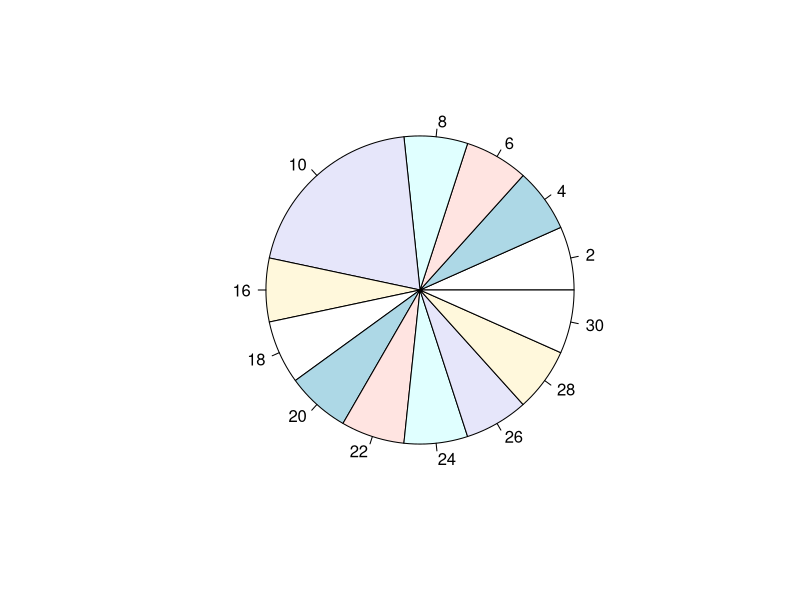
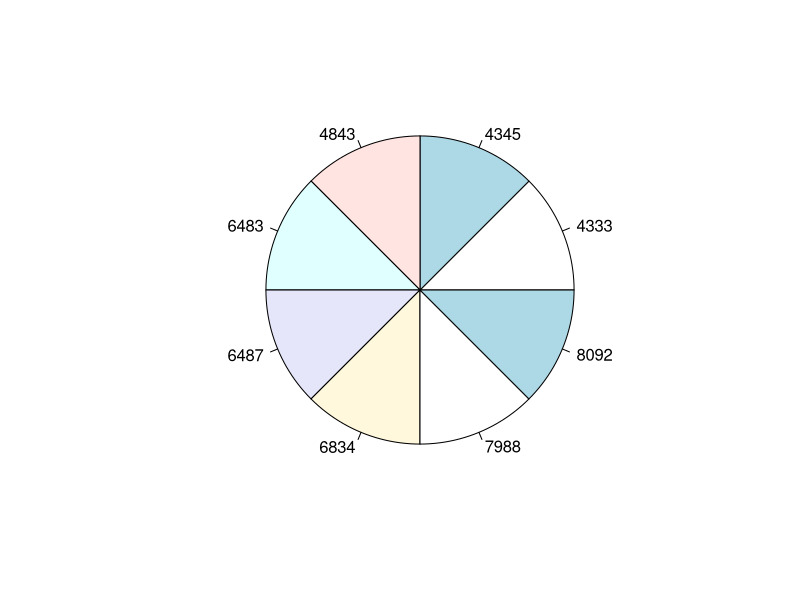
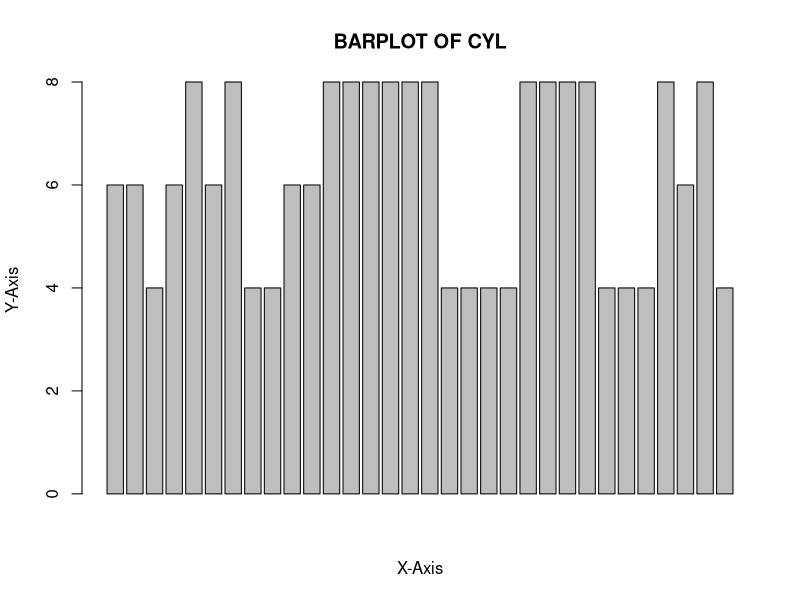
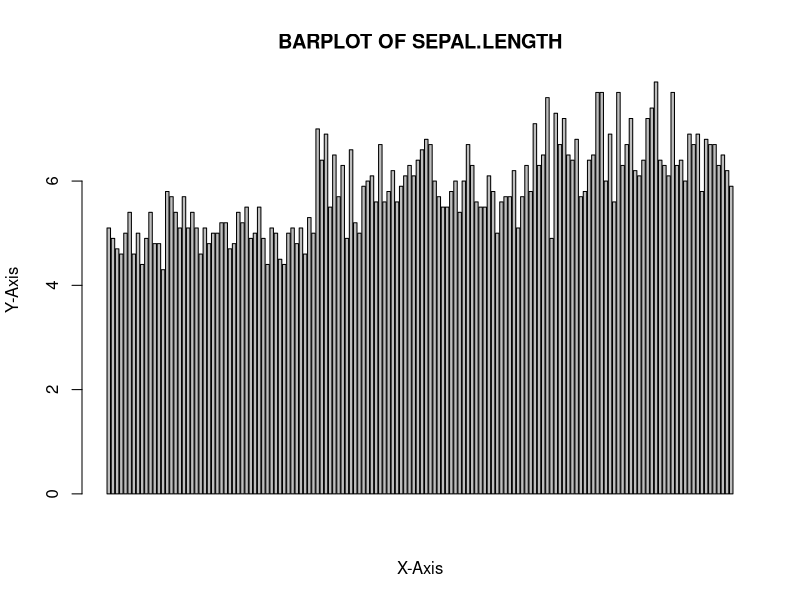
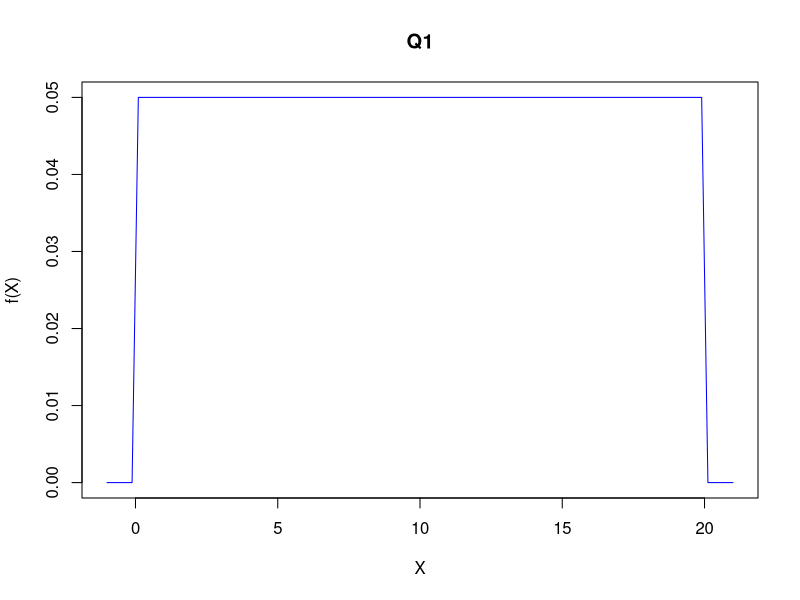
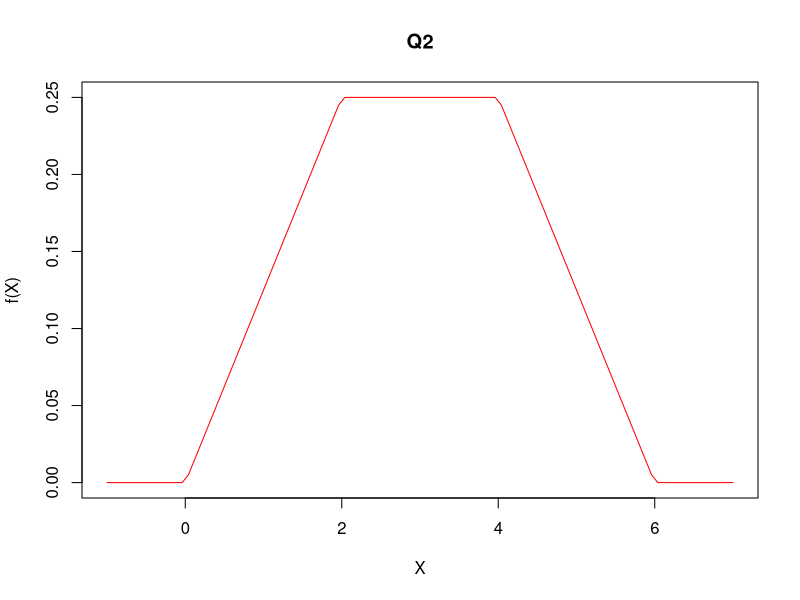
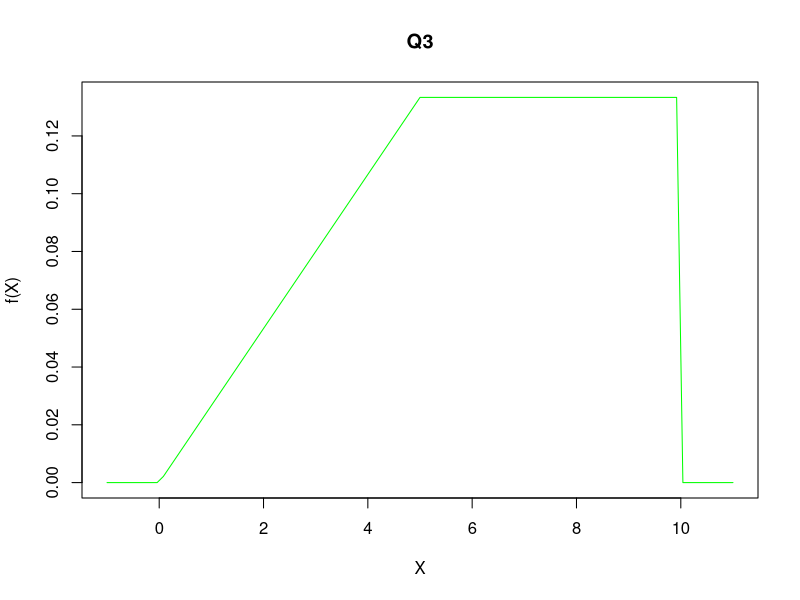
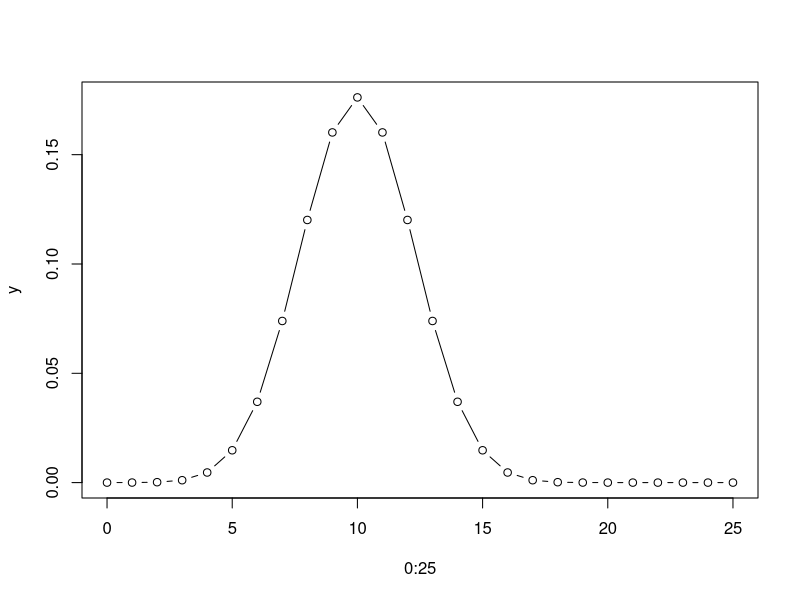

Write R code to recreate these figures, in order.
# part I
# Name <- "sumit vitthal Desai"
# print(class(Name))
# age <- 18L
# print(class(age))
# College_Name <- "CTU"
# print(class(College_Name))

# Part II
# ctrl + shift + c == comments out selected area
# phy <- 81
# chem <- 90
# maths <- 97
# total <- phy + chem + maths
# avg <- total / 3
# print(avg)
# 

# part III
# #Generating Sequences with seq()
# vect1 <- seq(from = -10, to = 10, by = 1)
# vect2 <- seq(from = 2, to = 20, by = 2)

# part IV
# # Repeating Values with rep()
# vect3 <- rep(c(1), each = 20)
# vect4 <- rep(c(1, 2, 3), each = 3)
# vect5 <- seq(from = 5, to = 150, by = 5)

# 
# s <- seq(from = 50, to = 100, by = 10)
# u <- rep(c(2, 4, 5), each = 5)

height <- c(10, 20, 30, 40, 50)
weights <- c(55, 56, 57, 58, 59)
table <- data.frame(Height = height, Weight = weights)
print(table)
View(table)

# concept filtering data
less_weight <- table[table$Weight > 56, ]
height_less_than_60<- table[table$Height < 60, ]
even_height <- table[table$Height %% 2== 0, ]
variable_weight <- table[table$Weight > 55 & table$Weight < 65, ]
print(less_weight)
# data frame with student name and their marks 
names <- c("Sumit Desai", "Niranjan Gavali", "Ameya Naik", "Anay Mulay")
marks <- c(97, 34, 54, 79)
data <- data.frame(Names = names, Marks = marks)
print(data)
View(data)

# filter students who scored more than 75
marks_more_than_75 <- data[data$Marks > 75, ]
print(marks_more_than_75)

# fucntions in R 
# prime function 
# 
# prime <- function(n){
#   if(n < 2){
#     return(FALSE)
#   }
#   for(i in 2:sqrt(n)){
#     if(n %% i == 0){
#       return(FALSE)
#     }
#   }
#   return(TRUE)
# }
# print(prime(2))
prime <- function(n){
  if(n == 2){
    return(TRUE)
  }
  if(n < 2){
    return(FALSE)
  }
  for (i in 2:floor(sqrt(n))) {
    if(n %% i == 0){
      return(FALSE)
    }
  }
  return(TRUE)
}

prime(2)
# even or odd function
# 
# checker <- function(n){
#   if(n %% 2 == 0){
#     return("EVEN")
#   }
#   else{
#     return("ODD")
#   }
# }
# checker(2)

# Concept: Factorial using Recursion
# 
# fact <- function(n){
#   if(n == 0 | n == 1){
#     return(1)
#   }
#   return(n * fact(n - 1))
# }
# fact(4)


# recursive function
total_sum <- function(n){
  if(n == 0){
    return(0)
  }
  return(n + total_sum(n - 1))
}
total_sum(5)

Employee_Name <- c("sumit", "niranjan", "ameya", "anay", "piyush")
# stipend
salaries <- c(100000, 45000, 34000, 74400, 68000)
data_entry <- data.frame(Names = Employee_Name, Salaries = salaries)
print(data_entry)
View(data_entry)


grthan50k <- data_entry[data_entry$Salaries > 50000, ]



greater_than_50000 <- data_entry[data_entry$Salaries > 50000, ]
print(grthan50k)

# Load the built-in iris dataset and use summary() to analyze it.
View(iris)
summary(iris)

# Create a vector with 15 random numbers and find its mean, median, 
# min, max, and range.
vect <- c(2, 4, 6, 8, 10, 10, 10, 16, 18, 20, 22, 24, 26, 28, 30)
mean(vect)
median(vect)
min(vect)
max(vect)
range(vect)
# 
# unique(): Finds unique values.
# tabulate(): Counts occurrences.
# which.max(): Finds the most frequently occurring value.

# mode function 
getmode <- function(v){
  uniqv <- unique(v)
  uniqv[which.max(tabulate(match(v, uniqv)))]
}
getmode(vect)


getmode <- function(v){
  uniqv <- unique(v)
  uniqv[which.max(tabulate(match(v, uniqv)))]
}
getmode(vect)
pie(table(vect))

# Create a dataset of different types of fruits sold in a store and plot 
# a pie chart.
sold <- c(4333, 7988, 6834, 6487, 6483, 4345, 4843, 8092)
View(sold)
pie(table(sold))

# barplot 
barplot(mtcars$cyl, xlab = "X-Axis", ylab = "Y-Axis", main = "BARPLOT OF CYL")

# Load the iris dataset and create a bar plot for Sepal.Length.
barplot(iris$Sepal.Length, xlab = "X-Axis", ylab = "Y-Axis", main = "BARPLOT OF SEPAL.LENGTH")

View(iris)
summary(iris)

View(mtcars)
summary(mtcars)

print(class(mtcars$disp))

#Creates Probability Dist Table
#x <- start : #end (end is included)
X <- 0:3
PX <- dbinom(X, size = 3, prob = 0.5)
toss <- data.frame(X, PX)
View(toss)

# 
X <- 0:3
# d.r.v == dbinom
PX <- dbinom(X, size = 3, prob = 0.5)
toss <- data.frame(X, PX)
View(toss)

# Compute P(0 ≤ X ≤ 2)
# sum function
p1 <- sum(toss$PX[toss$X >= 0 & toss$X <= 2])
print(p1)

# Compute P(0 ≤ X ≤ 2)
p2 <- sum(toss$PX[toss$X >= 2])
print(p2)

# 4-coin toss and compute P(1≤X≤3).
X <- 0:4
PX <- dbinom(X, size = 4, prob = 0.5)
toss <- data.frame(X, PX)
View(toss)

p <- sum(toss$PX[toss$X >= 1 & toss$X <= 3])
print(p)

#  Probability Distribution for Dice Rolls

# coins - H/T
# X2 <- c()
# PX2 <- c()
# for (h in 0:3) { # number of heads
#   X2 <- c(X2, h-(3 - h))
#   PX2 <- c(PX2, choose(3, h) * (1/2)^3)
# }
# toss <- data.frame(X2, PX2)
# View(toss)
# 

X2 <- c()
PX2 <- c()
for (h in 0:3) {
  X2 <- c(X2, h - (3 - h))
  PX2 <- c(PX2, choose(3, h) * (1/2)^3)
}
toss <- data.frame(X2, PX2)
View(toss)
# Compute P(X < 1)
p1 <- sum(toss$PX2[toss$X2 < 1])
p2 <- sum(toss$PX2[toss$X2 >= 3])


# 3. Probability Distribution for Dice Rolls (Difference Between Two Faces)
X3 <- 0:5 # min_diff = 0, max_diff = 5
PX3 <- numeric(length(X3))

for(m in 1:6){
  for(n in 1:6){
    a <- abs(m - n)
    idx <- which(X3 == a)
    PX3[idx] <- PX3[idx] + 1 # increment
  }
}
PX3 <- PX3 / 36
toss <- data.frame(X3, PX3)
View(toss)
print(sum(toss$PX3))

p3 <- toss$PX3[toss$X3 < 1]
p4 <- sum(toss$PX3[toss$X3 >= 2])



# practice
X4 <- 2:12
PX4 <- numeric(length(X4))

for(m in 1:6){
  for(n in 1:6){
    a <- m + n
    idx <- which(X4 == a)
    PX4[idx] = PX4[idx] + 1
  }
}
PX4 <- PX4 / 36
toss <- data.frame(X4, PX4)
View(toss)
print(sum(toss$PX4))


X5 <- 0:5
PX5 <- numeric(length(X5))

for(i in 1:6){
  for(j in 1:6){
    ans <- abs(i - j)
    idx <- which(X5 == ans)
    PX5[idx] = PX5[idx] + 1
  }
}
PX5 <- PX5 / 36
toss <- data.frame(X5, PX5)
View(toss)

P <- sum(toss$PX5[toss$X5 >= 1 & toss$X5 <= 3])
print(p)


# difference between three dice
X <- -11:4
PX <- numeric(length(X))
for(i in 1:6){
  for(j in 1:6){
    for(k in 1:6){
      a <- i - ( j + k)
      id <- which(X == a)
      PX[id] <- PX[id] + 1
    }
  }
}
PX <- PX/6^3
toss <- data.frame(X, PX)
View(toss)
print(sum(toss$PX))


# 5. Probability Distribution for Product of Dice Rolls
# x <- 1:36
# Px <- numeric(length(x))
# for(i in 1:6){
#   for(j in 1:6){
#     a  <- i * j
#     id <- which(x == a)
#     Px[id] = Px[id] + 1
#   }
# }
# Px <- Px/36
# toss <- data.frame(x, Px)
# View(toss)
# print(sum(toss$Px))


# Simulate 5 dice rolls and find the probability distribution of their sum.
x <- 5:30
Px <- numeric(length(x))
for(i in 1:6){
  for(j in 1:6){
    for(k in 1:6){
      for(l in 1:6){
        for(m in 1:6){
          a <- i + j + k + l + m
          id <- which(x == a)
          Px[id] <- Px[id] + 1
        }
      }
    }
  }
}
Px <- Px / 6^5
toss <- data.frame(x, Px)
View(toss)
print(sum(toss$Px))


# Compute P(X≥2) for a 5-coin toss.
# X <- 0:5
# PX <- dbinom(X, size = 5, prob = 0.5)
# toss <- data.frame(X, PX)
# View(toss)
# print(sum(toss$PX))
# 
# p <- sum(toss$PX[toss$X >= 2])
# print(p)
# 
# 
# X <- 1:6^3
# PX <- numeric(length(X))
# for(i in 1:6){
#   for(j in 1:6){
#     for(k in 1:6){
#       a <- i * j * k
#       id <- which(X == a)
#       PX[id] = PX[id] + 1
#     }
#   }
# }
# PX <- PX/ 6^3
# toss <- data.frame(X, PX)
# View(toss)
# print(sum(toss$PX))

#Modify the code to compute the 
#probability distribution for 4 coin tosses and find:
# P(−2≤X2≤2)
# P(X2>2)

X <- c()
PX <- c()
for(h in 0:4){
  X <- c(X, h - (4 - h))
  PX <- c(PX, choose(4, h) * (0.5)^4)
}
toss <- data.frame(X, PX)
View(toss)
print(sum(toss$PX))



# probability density functions 
# 1st one 
cp1 <- function(x){
  ifelse(x >= 0 & x <= 20, 1/20, 0)
}
# 2nd one 
cp2 <- function(x){
  ifelse(x >= 0 & x < 2, x/8, 
         ifelse(x >= 2 & x < 4, 1/4, 
                ifelse(x >= 4 & x < 6, -(x/8) + (3/4), 0)))
}
# 3rd one 
cp3 <- function(x){
  ifelse(x >= 0 & x <= 5, (2/75) * x, 
         ifelse(x > 5 & x <= 10, 2/15, 0))
}

curve(cp1, -1, 21, col="blue", main="Q1", xlab = "X", ylab = "f(X)")
curve(cp2, -1, 7, col= "red", main = "Q2", xlab= "X", ylab = "f(X)")
curve(cp3, -1, 11, col= "green", main= "Q3", xlab = "X", ylab = "f(X)")

ans1<- integrate(cp1, lower = 4, upper = 20)
print(ans1)
ans2 <- integrate(cp2, lower = 4, upper = 6)
print(ans2)
ans3 <- integrate(cp3, lower = 4, upper = 10)
print(ans3)


# mean E(X) for the first second pdf
integrate(cp2, lower = 0, upper = 6)
mean_cp2 <- function(x){x * cp2(x)}
integrate(mean_cp2, lower =0 , upper = 6)

mean_squared_function_2 <- function(x){x^2 * cp2(x)}
E_X_2 <- integrate(mean_squared_function_2, lower = 0, upper = 6)$value
E_X <- integrate(mean_cp2, lower = 0, upper = 6)$value
var <- E_X_2 - (E_X)^2
print(var)


cp4 <- function(x){
  ifelse(x>= 0 & x <= 2, 3/8 * x^2, 0)
}
E_ofX <- integrate(cp4, lower = 0, upper = 2)$value
mean_2 <- function(x){x^2 * cp4(x)}
E_X_of2 <- integrate(mean_2, lower = 0, upper = 2)$value
var2 <- E_X_of2 - (E_ofX)^2
print(var2)

y <- dbinom(0:25, size = 20, prob = 0.5)
plot(0:25, y, type = "b")


plot(dpois(x=1:50, lambda = 3))

print(sum(dpois(6:8,10)))

# Given values
n <- 10
s <- 1.2
sigma0 <- 0.9

# Chi-square test statistic
chi_sq <- (n - 1) * s^2 / sigma0^2
chi_sq

# p-value (right-tailed)
p_value <- pchisq(chi_sq, df = n - 1, lower.tail = FALSE)
p_value


O <- c(28, 36, 36, 30, 27, 23)
E <- rep(30, 6)

ans <- chisq.test(c(28, 36, 36, 30, 27, 23))
ans
